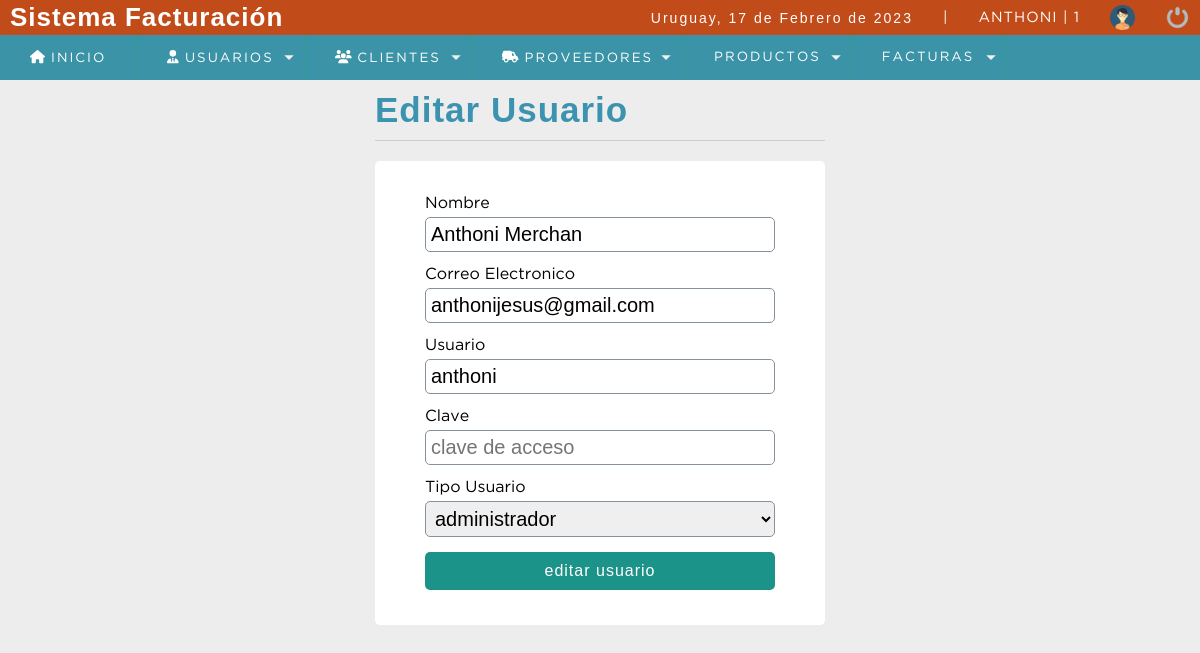
/sistema/editar_usuario.php?id=1 (signed in), run on the app's committed database.
### tables this page shows
CREATE TABLE `usuario` (
  `idusuario` int(11) NOT NULL,
  `nombre` varchar(50) DEFAULT NULL,
  `correo` varchar(100) DEFAULT NULL,
  `usuario` varchar(15) DEFAULT NULL,
  `clave` varchar(100) DEFAULT NULL,
  `rol` int(11) DEFAULT NULL,
  `estatus` int(11) NOT NULL DEFAULT 1
);

CREATE TABLE `rol` (
  `idrol` int(11) NOT NULL,
  `rol` varchar(20) DEFAULT NULL
);

### sistema/editar_usuario.php (the view, shortened to what this page needs)
<?php
	include "../conexion.php";
	$iduser = $_REQUEST['id'];
	$sql = mysqli_query($conection,"SELECT u.idusuario,u.nombre,u.correo,u.usuario, (u.rol) AS idrol,
					    (r.rol) AS rol
						FROM usuario u
						INNER JOIN rol r
						ON u.rol = r.idrol
						WHERE idusuario= $iduser and estatus = 1");
	$result_sql = mysqli_num_rows($sql);
	if($result_sql == 0){
		header('location: lista_usuario.php');
	}else{
		$option = '';
		while($data = mysqli_fetch_array($sql)) {
			$nombre 	= $data['nombre'];
			$correo 	= $data['correo'];
			$usuario 	= $data['usuario'];
			$idrol	 	= $data['idrol'];
			$rol 		= $data['rol'];
			if($idrol == 1){
				$option = '<option value="'.$idrol.'" select>'.$rol.'</option>';
			}else if($idrol == 2){
				$option = '<option value="'.$idrol.'" select>'.$rol.'</option>';
			}else if($idrol == 3){
				$option = '<option value="'.$idrol.'" select>'.$rol.'</option>';
			}
		}
	}
 ?>
<!DOCTYPE html>
<html lang="en">
<head>
	<?php include "includes/scripts.php"; ?>
</head>
<body>
	<?php include "includes/header.php"; ?>
	<section id="container">
		<div class="form_register">
			<h1>Editar Usuario</h1>
			<hr>
	<form action="" method="post">
		 <label for="nombre">Nombre</label>
         <input type="text" name="nombre" id="nombre" placeholder="Nombre Completo" value="<?php echo $nombre; ?>">
         <label for="correo">Correo Electronico</label>
         <input type="email" name="correo" id="correo" placeholder="Correo Electronico" value="<?php echo $correo; ?>">
         <label for="usuario">Usuario</label>
         <input type="text" name="usuario" id="usuario" placeholder="Usuario" value="<?php echo $usuario; ?>">
         <label for="clave">Clave</label>
         <input type="password" name="clave" id="clave" placeholder="clave de acceso">
         <label for="rol">Tipo Usuario</label>
         <select name="rol" id="rol" class="notItemOne">
         		<?php
         			echo $option;
         		?>
         </select>
         <input type="submit" value="editar usuario" class="btn_save">
    </form>
		</div>
	</section>
</body>
</html>

### sistema/css/style.css (style rules this page uses)
* { margin: 0; padding: 0; box-sizing: border-box; }
body { background: #ededed; }
h1, h2, h3, h4, h5, h6 { font-family: 'arial'; font-weight: bold; letter-spacing: 1px; }
h1 { font-size: 26px; }
#container { padding: 90px 15px 15px; }
.form_register { width: 450px; margin: auto; border-radius: 5px; }
.form_register h1 { color: #3c93b0; text-align: center; }
hr { border: 0; background: #CCC; height: 1px; margin: 10px 0; }
form { background: #FFF; margin: auto; padding: 20px 50px; border: 10 px solid #d1d1d1; border-radius: 5px; }
label { display: block; font-size: 12pt; font-family: 'GothamBook'; margin: 15px auto 5px auto; }
input,select { display: block; width: 100%; font-size: 15pt; padding: 5px; border: 1px solid #85929e; border-radius: 5px; }
.notItemOne option:first-child { display: none; }
.btn_save { font-size: 12pt; background: #1C9388; padding: 10px; color: #FFF; letter-spacing: 1px; border: 0; cursor: pointer; margin: 15px auto; display: block; border-radius: 5px; }
#container h1 { font-size: 35px; display: inline-block; }

### data on the page
usuario: nombre "Anthoni Merchan", correo "anthonijesus@gmail.com", usuario "anthoni", rol "administrador"

### other printed values
fechaC() "17 de Febrero de 2023"
$_SESSION['user'] "ANTHONI"
$_SESSION['rol'] "1"
